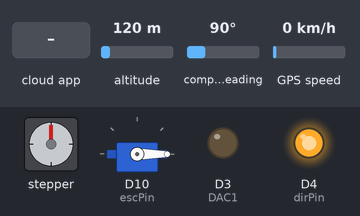
The sketch below on a simulated Arduino Due. Shown: stepper motor, servo, output pins drawn as LEDs (lit = HIGH). Wiring (inferred from the names in the program): stepper motor driver (200 steps per turn assumed): step D5; direction D2. Inputs (shaded band) come from the test bench; at power-on: altitude 120 m, compass heading 90°, GPS speed 0 km/h. The ROS host is connected and sends only what is stated; the GPS gets a fix after 3 s at 37.7749, -122.4194 with 8 satellites; pins used as bus, display or sensor lines are not drawn.

Above: at 1.2 s.
1.3 s: the phone or cloud app sets angular.z to -100
At 1.45 s:
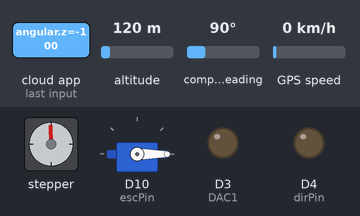
4.8 s: the phone or cloud app sets linear.x to -100
At 5.06 s:
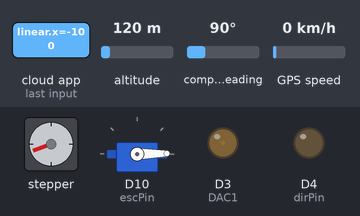
8.3 s: the phone or cloud app sets linear.x to 0
At 8.67 s:
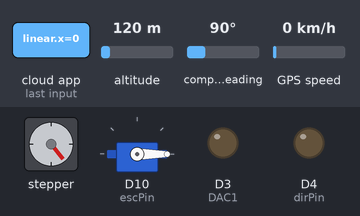
11.8 s: the phone or cloud app sets angular.z to 100
At 11.98 s:
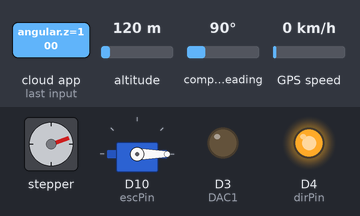
15.3 s: the phone or cloud app sets linear.x to 100
At 15.58 s:
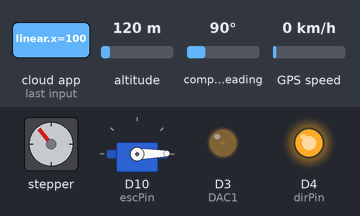
18.8 s: the phone or cloud app sets angular.z to -100
At 19.19 s:
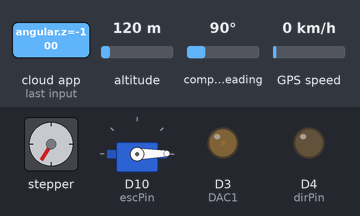
Timing chart, 0 to 23.9 s (numbered marks = the images above; inputs shaded):
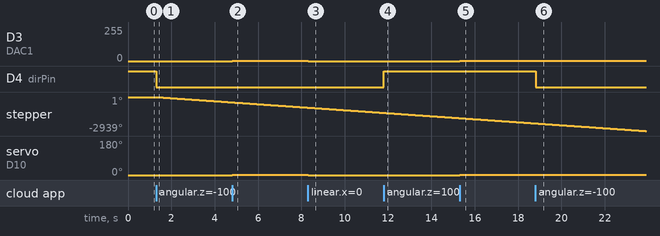

The sketch:

cycle_drive_gps_ros_Nov4.ino
```cpp
#include <ros.h>
#include <geometry_msgs/Twist.h>
#include <std_msgs/String.h>
#include <Servo.h>
#include <TinyGPS++.h>
#include <SoftwareSerial.h>

#define DAC1 3
#define DIR 2
#define dirPin 4
#define stepPin 5
#define escPin 10
#define RXPin 8
#define TXPin 9
static const uint32_t GPSBaud = 9600;

Servo ESC;
TinyGPSPlus gps;
SoftwareSerial ss(RXPin, TXPin);
TinyGPSCustom pdop(gps, "GNGLL", 1); // $GPGSA sentence, 15th element
TinyGPSCustom hdop(gps, "GNGLL", 3); // $GPGSA sentence, 16th element

int cmdVelFwd = 0.0;
int cmdVelRot = 0.0;
float Lat = 0.0;
float Lon = 0.0;

ros::NodeHandle nh;

void cmdVelCallBack(const geometry_msgs::Twist& twist) {
  cmdVelFwd = round( (double)twist.linear.x ); //testing
  cmdVelRot = round( (double)twist.angular.z ); //testing

  if(cmdVelFwd > 150) { cmdVelFwd = 150; }
  else if (cmdVelFwd < -150) { cmdVelFwd = -150; }

  if(cmdVelRot > 150) { cmdVelRot = 150; }
  else if (cmdVelRot <-150) { cmdVelRot = -150; }
}

ros::Subscriber<geometry_msgs::Twist> subCmdVel("cmd_vel", cmdVelCallBack);

geometry_msgs::Twist twist_msg;
ros::Publisher check("check", &twist_msg);

void setup() {
  nh.initNode();
  nh.subscribe(subCmdVel);
  nh.advertise(check);
  ESC.attach(escPin,1000,2000);
  ss.begin(GPSBaud);
  pinMode(DIR,OUTPUT);
  pinMode(stepPin, OUTPUT);
  pinMode(dirPin, OUTPUT);
  pinMode(DAC1, OUTPUT);
  digitalWrite(dirPin, HIGH); // CW direction
  pinMode(DIR,LOW); // Forward direction
}

void loop() {
  nh.spinOnce();
  Lat = atof(pdop.value())/100;
  Lon = atof(hdop.value())/100;
  while (ss.available() > 0)
    gps.encode(ss.read());
  if(cmdVelFwd > 0){ //Forward
    digitalWrite(DIR,LOW);
  } else if (cmdVelFwd < 0) { //backward OR brake
    digitalWrite(DIR, HIGH);
  }
  if(cmdVelRot > 0){ //CW
    digitalWrite(dirPin,HIGH);
  } else if (cmdVelRot < 0) { //ACW
    digitalWrite(dirPin, LOW);
  }
  for (int i = 0; i < abs(cmdVelRot); i++) {
    // These four lines result in 1 step:
    digitalWrite(stepPin, HIGH);
    delayMicroseconds(1200);
    digitalWrite(stepPin, LOW);
    delayMicroseconds(1200);
  }
  analogWrite(DAC1, abs(cmdVelFwd));
  if(abs(cmdVelFwd)<120){
    ESC.write(abs(cmdVelFwd));
  }
  twist_msg.linear.x = cmdVelFwd;
  twist_msg.angular.z = cmdVelRot;
  check.publish( &twist_msg );
  nh.spinOnce();
  delay(10);
}
```

Measured:
- after the input at 1.3 s, D4 (dirPin): HIGH → LOW at once; stepper: keeps turning counter-clockwise at about 131°/s, starting at once
- after the input at 4.8 s, D3 (DAC1): 0/255 → 1/255 at once; servo on D10 (escPin): 0° → 1° at once
- after the input at 8.3 s, D3 (DAC1): 1/255 → 0/255 at once; servo on D10 (escPin): 1° → 0° at once
- after the input at 11.8 s, D4 (dirPin): LOW → HIGH at once
- after the input at 15.3 s, D3 (DAC1): 0/255 → 1/255 at once; servo on D10 (escPin): 0° → 1° at once
- after the input at 18.8 s, D4 (dirPin): HIGH → LOW at once
